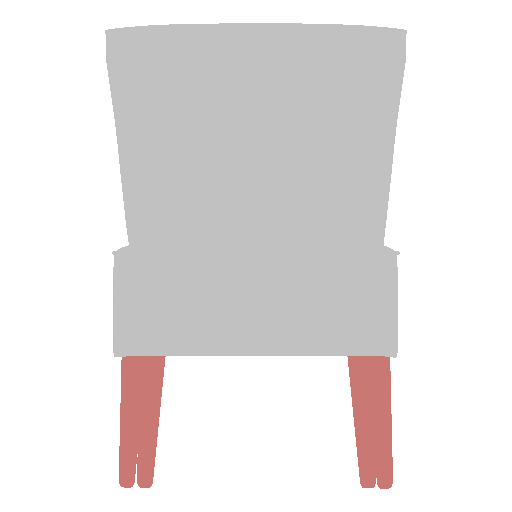
#> input picture real/abo/rendered/B0728NW8FP/B0728NW8FP_front.png, 512 x 512 px
$ python make_contact_sheet.py
#> lines starting #> are read from the running program, lines starting #| are printed output that depends on the picture
"""Contact sheet: tile all ABO front-view previews into one labeled grid image."""
import glob
import os
from PIL import Image, ImageDraw

HERE = os.path.dirname(os.path.abspath(__file__))
SRC = os.path.join(HERE, "real", "abo", "rendered")
OUT = os.path.join(HERE, "real", "abo", "contact_sheet.png")
CELL = 256
PAD = 4
LABEL = 22

files = sorted(glob.glob(os.path.join(SRC, "*", "*_front.png")))
if not files:
    raise SystemExit("no previews found -- render first")
cols = min(5, len(files))
rows = (len(files) + cols - 1) // cols
W = cols * (CELL + PAD) + PAD
H = rows * (CELL + LABEL + PAD) + PAD
sheet = Image.new("RGB", (W, H), (255, 255, 255))
#> sheet: PIL image 784x286 RGB; every value is 255
draw = ImageDraw.Draw(sheet)

for i, f in enumerate(files):
    name = os.path.basename(os.path.dirname(f))
    im = Image.open(f).convert("RGB").resize((CELL, CELL), Image.LANCZOS)
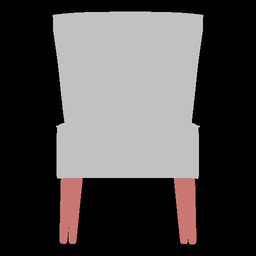
#> im: PIL image 256x256 RGB; mean R, G, B 76.4, 73.3, 73.3
    c, r = i % cols, i // cols
    x = PAD + c * (CELL + PAD)
    y = PAD + r * (CELL + LABEL + PAD)
    sheet.paste(im, (x, y))
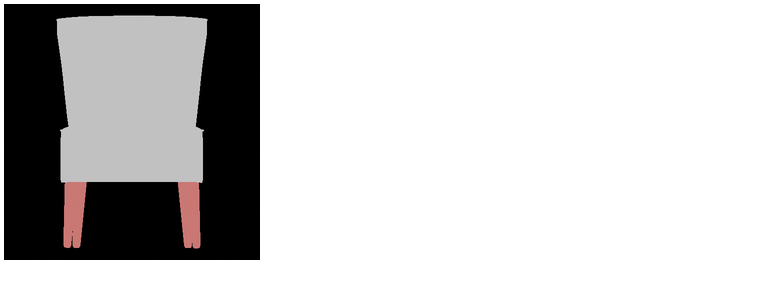
#> sheet: PIL image 784x286 RGB; mean R, G, B 202.8, 201.9, 201.9
    draw.text((x + 3, y + CELL + 3), name, fill=(0, 0, 0))
#> pass 2 of the loop `for i, f in enumerate(files):`:
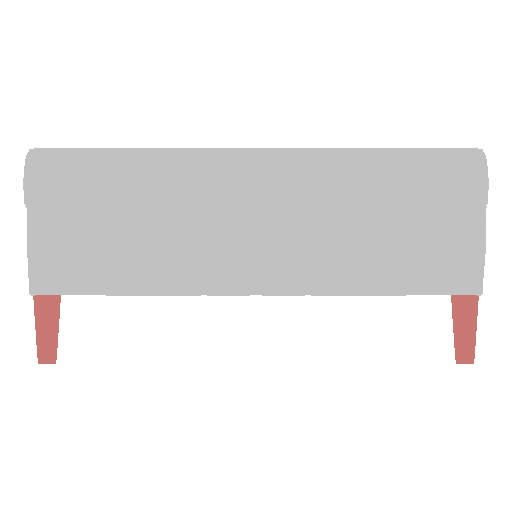
#> input picture real/abo/rendered/B073G7BVBP/B073G7BVBP_front.png, 512 x 512 px
#> `im = Image.open(f).convert("RGB").resize((CELL, CELL), Image.LANCZOS)`:
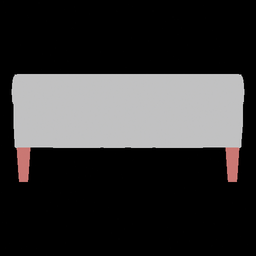
#> im: PIL image 256x256 RGB; mean R, G, B 52.5, 51.5, 51.6
#> `sheet.paste(im, (x, y))`:
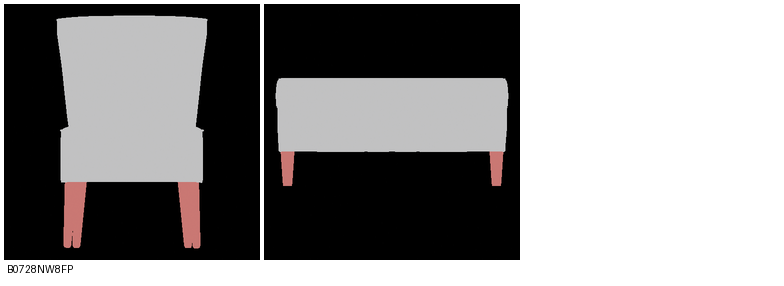
#> sheet: PIL image 784x286 RGB; mean R, G, B 143.4, 142.2, 142.3
#> pass 3 of the loop `for i, f in enumerate(files):`:
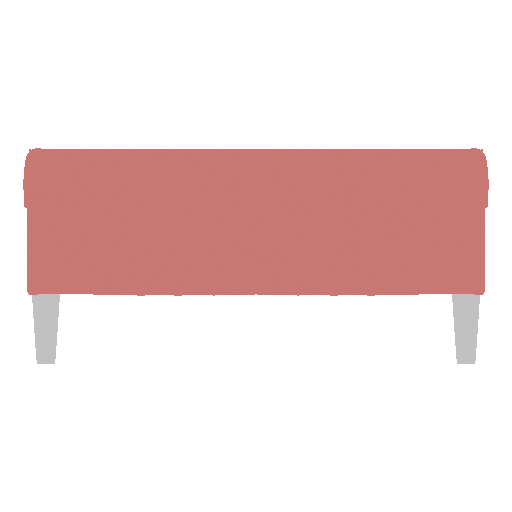
#> input picture real/abo/rendered/B073GCWSTH/B073GCWSTH_front.png, 512 x 512 px
#> `im = Image.open(f).convert("RGB").resize((CELL, CELL), Image.LANCZOS)`:
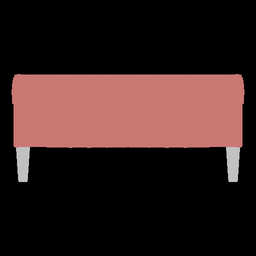
#> im: PIL image 256x256 RGB; mean R, G, B 54.1, 33.1, 31.9
#> `sheet.paste(im, (x, y))`:
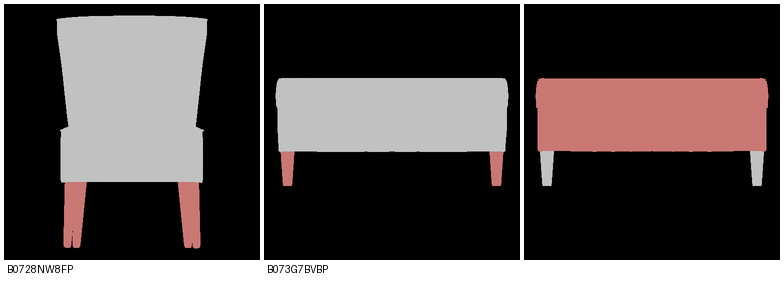
#> sheet: PIL image 784x286 RGB; mean R, G, B 84.5, 77.2, 76.9

sheet.save(OUT)
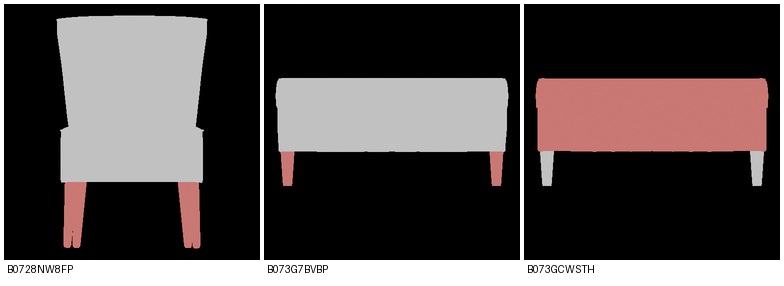
#> saved as contact_sheet.png: PIL image 784x286 RGB; mean R, G, B 84.3, 77, 76.7
print(f"wrote {OUT}  ({len(files)} previews, {cols}x{rows})")
